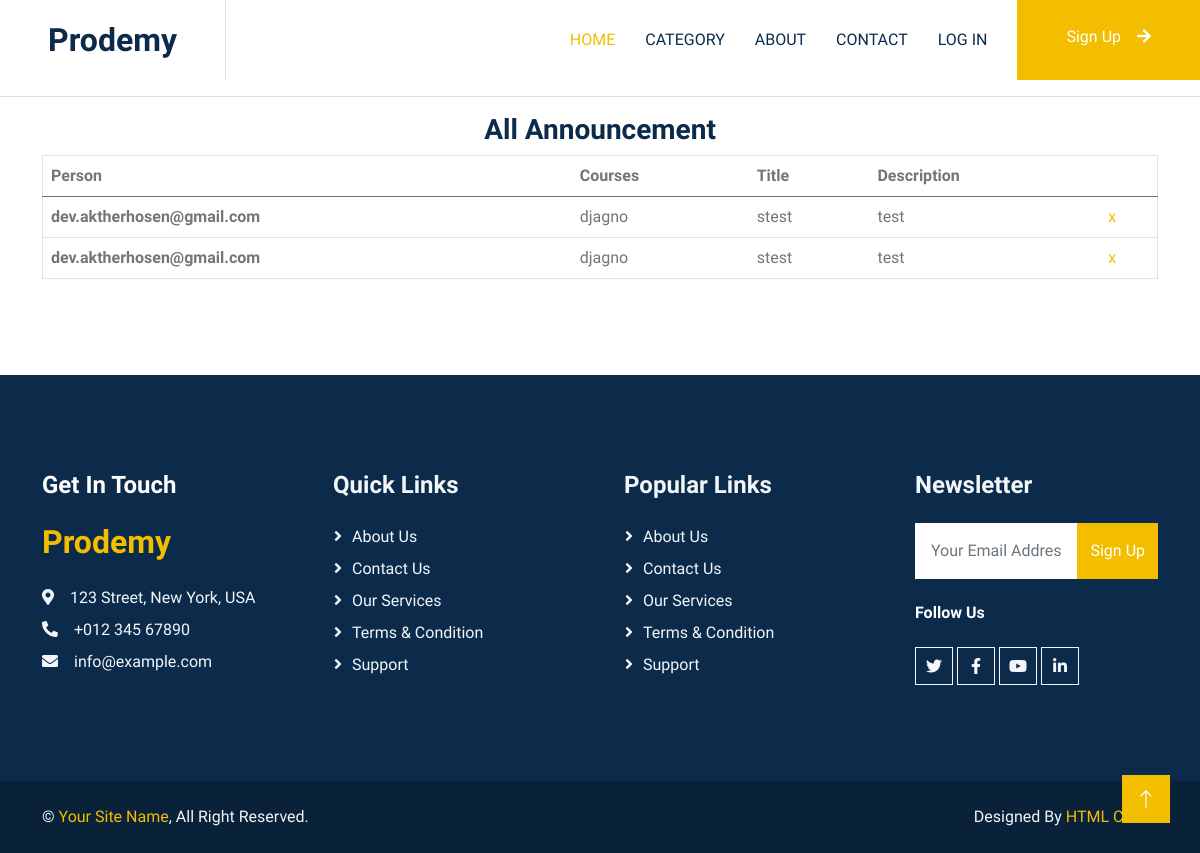
Page /account/mycourses/ on the earlier database version.
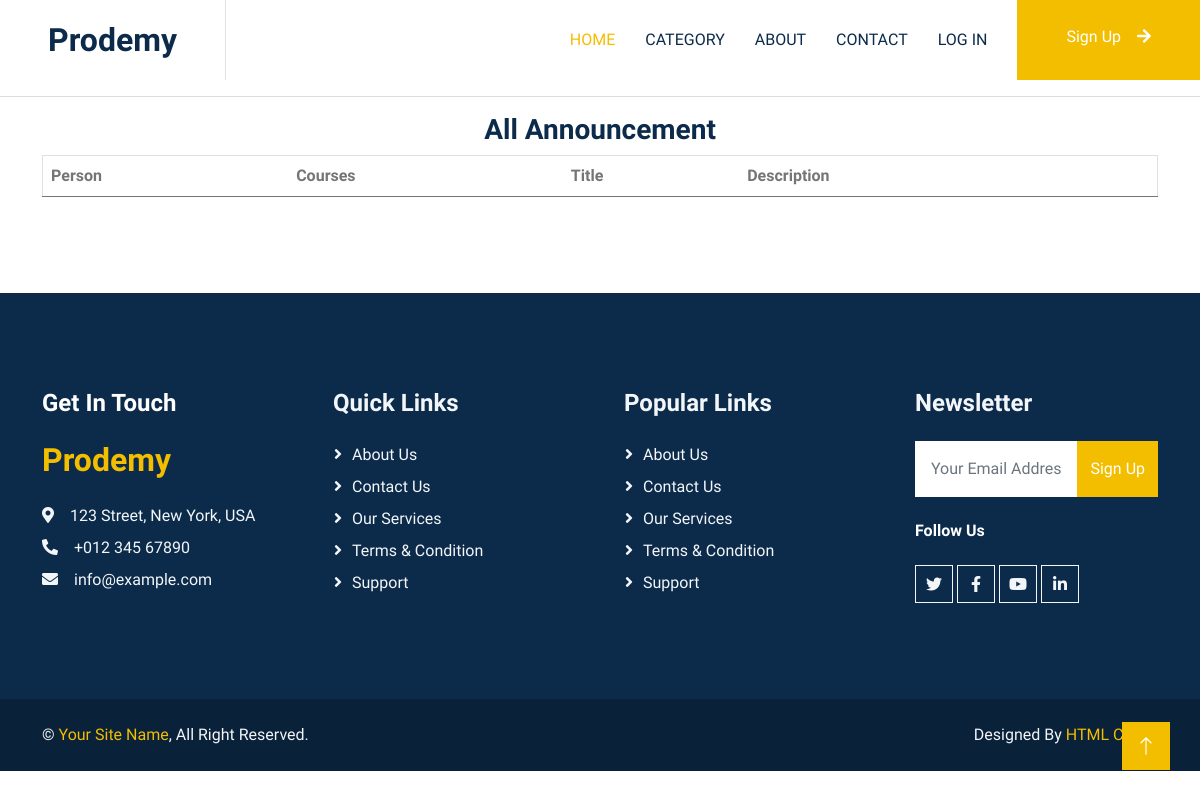
Same page on the later database version.
### ProdemyApp/models.py (models this page shows, shortened)
class AnnouncementModel(models.Model):
    person = models.ForeignKey(User, on_delete=models.CASCADE)
    course = models.ForeignKey(CourseModel, on_delete=models.CASCADE)
    title = models.CharField(max_length=50)
    description = models.TextField()
    image = models.ImageField(upload_to='announcement_thumnail', blank=True, null=True)
    uploaded_at = models.DateTimeField(auto_now_add=True)

class User(AbstractBaseUser, PermissionsMixin):
    email = models.EmailField(blank=True, default='', unique=True)
    name = models.CharField(max_length=255, blank=True, default='')
    image = models.ImageField(upload_to='dp/image',blank=False)
    AccounType = models.CharField(choices=ACCOUNT_TYPE,max_length = 20)
    is_active = models.BooleanField(default=True)
    is_superuser = models.BooleanField(default=False)
    is_staff = models.BooleanField(default=False)
    date_joined = models.DateTimeField(default=timezone.now)
    last_login = models.DateTimeField(blank=True, null=True)
    objects = CustomUserManager()
    USERNAME_FIELD = 'email'
    EMAIL_FIELD = 'email'
    REQUIRED_FIELDS = []
    class Meta:
        verbose_name = 'User'
        verbose_name_plural = 'Users'

class CourseModel(models.Model):
    category = models.ForeignKey(CourseCategoryModel, on_delete=models.CASCADE)
    instructor = models.ForeignKey(User, on_delete=models.CASCADE)
    title = models.CharField(max_length=50)
    slug = models.SlugField(max_length=50)
    video = models.FileField(upload_to='course_video')
    description = models.TextField()
    price = models.DecimalField(max_digits=10, decimal_places=2)
    rating = models.DecimalField(max_digits=2, decimal_places=1)
    image = models.ImageField(upload_to='course_thumnail', blank=True, null=True)
    uploaded_at = models.DateTimeField(auto_now_add=True)
    updated_at = models.DateTimeField(auto_now=True)
    def __str__(self):
        return self.title

### ProdemyApp/views.py (the view)
# urls.py: path('mycourses/', views.MyCourses, name='mycourses'),
def MyCourses(request):
    announcements = AnnouncementModel.objects.all()
    return render(request, 'account/mycourses.html', {'announcements': announcements})

### ContextProcessor/context_processors.py (called while the page is built)
def Categories(request):
    categories = CourseCategoryModel.objects.all()
    return {'Categories': categories}

### ProdemyApp/templates/account/mycourses.html (shortened to what this page needs)
{% extends "base.html" %}
{% block content %}
<div class="container mx-auto">
    <div>
        <h3 class="text-center">All Announcement</h3>
        <table class="table border border-1 table-hover">
            <thead>
                <tr>
                    <th scope="col">Person</th>
                    <th scope="col">Courses</th>
                    <th scope="col">Title</th>
                    <th scope="col">Description</th>
                    <th scope="col"></th>
                </tr>
            </thead>
            <tbody>
                {% for announcement in announcements %}
                <tr>
                    <th scope="row">{{announcement.person}}</th>
                    <td>{{announcement.course}}</td>
                    <td>{{announcement.title}}</td>
                    <td>{{announcement.description}}</td>
                    <td>
                        <a href="{% url 'delete_announcement' announcement.id %}">x</a>
                    </td>
                </tr>
                {% endfor %}
            </tbody>
        </table>
    </div>
</div>
{% endblock %}

### templates/base.html (shortened to what this page needs)
{% load static %}
<!DOCTYPE html>
<html lang="en">
<head>
    <link href="https://cdnjs.cloudflare.com/ajax/libs/font-awesome/5.10.0/css/all.min.css" rel="stylesheet">
    <link href="https://cdn.jsdelivr.net/npm/bootstrap-icons@1.4.1/font/bootstrap-icons.css" rel="stylesheet">
    <link href="{% static 'lib/animate/animate.min.css' %}" rel="stylesheet">
    <link href="{% static 'lib/owlcarousel/assets/owl.carousel.min.css' %}" rel="stylesheet">
    <link href="{% static 'css/bootstrap.min.css' %}" rel="stylesheet">
    <link href="{% static 'css/style.css' %}" rel="stylesheet">
</head>
<body>
    <nav class="navbar navbar-expand-lg bg-white navbar-light sticky-top p-0">
        <a href="{% url 'home' %}" class="navbar-brand d-flex align-items-center border-end px-4 px-lg-5">
            <h2 class="m-0">Prodemy</h2>
        </a>
        <div class="collapse navbar-collapse" id="navbarCollapse">
            <div class="navbar-nav ms-auto p-4 p-lg-0">
                <a href="{% url 'home' %}" class="nav-item nav-link active">Home</a>
                <div class="nav-item dropdown">
                    <a href="{% url 'category' %}" class="nav-link">Category</a>
                </div>
                <a href="{% url 'player' 1 %}" class=" nav-item nav-link">About</a>
                <a href="#" class="nav-item nav-link">Contact</a>
                {% if user.id %}
                <a href="{% url 'logout' %}" class="nav-item nav-link">Log out</a>
                {% else %}
                <a href="{% url 'login' %}" class="nav-item nav-link">Log in</a>
            </div>
            <a href="{% url 'signup' %}" class="btn btn-primary py-4 px-lg-5 d-none d-lg-block">Sign Up<i
                    class="fa fa-arrow-right ms-3"></i></a>
            {% endif %}
        </div>
    </nav>
    <hr>
    {% block content %}{% endblock %}
    <div class="container-fluid bg-dark text-light footer my-6 mb-0 py-6 wow fadeIn" data-wow-delay="0.1s">
        <div class="container">
            <div class="row g-5">
                <div class="col-lg-3 col-md-6">
                    <h4 class="text-white mb-4">Get In Touch</h4>
                    <h2 class="text-primary mb-4">Prodemy</h2>
                    <p class="mb-2"><i class="fa fa-map-marker-alt me-3"></i>123 Street, New York, USA</p>
                    <p class="mb-2"><i class="fa fa-phone-alt me-3"></i>+012 345 67890</p>
                    <p class="mb-2"><i class="fa fa-envelope me-3"></i>info@example.com</p>
                </div>
                <div class="col-lg-3 col-md-6">
                    <h4 class="text-light mb-4">Quick Links</h4>
                    <a class="btn btn-link" href="">About Us</a>
                    <a class="btn btn-link" href="">Contact Us</a>
                    <a class="btn btn-link" href="">Our Services</a>
                    <a class="btn btn-link" href="">Terms & Condition</a>
                    <a class="btn btn-link" href="">Support</a>
                </div>
                <div class="col-lg-3 col-md-6">
                    <h4 class="text-light mb-4">Popular Links</h4>
                    <a class="btn btn-link" href="">About Us</a>
                    <a class="btn btn-link" href="">Contact Us</a>
                    <a class="btn btn-link" href="">Our Services</a>
                    <a class="btn btn-link" href="">Terms & Condition</a>
                    <a class="btn btn-link" href="">Support</a>
                </div>
                <div class="col-lg-3 col-md-6">
                    <h4 class="text-light mb-4">Newsletter</h4>
                    <form action="">
                        <div class="input-group">
                            <input type="text" class="form-control p-3 border-0" placeholder="Your Email Address">
                            <button class="btn btn-primary">Sign Up</button>
                        </div>
                    </form>
                    <h6 class="text-white mt-4 mb-3">Follow Us</h6>
                    <div class="d-flex pt-2">
                        <a class="btn btn-square btn-outline-light me-1" href=""><i class="fab fa-twitter"></i></a>
                        <a class="btn btn-square btn-outline-light me-1" href=""><i class="fab fa-facebook-f"></i></a>
                        <a class="btn btn-square btn-outline-light me-1" href=""><i class="fab fa-youtube"></i></a>
                        <a class="btn btn-square btn-outline-light me-0" href=""><i class="fab fa-linkedin-in"></i></a>
                    </div>
                </div>
            </div>
        </div>
    </div>
    <div class="container-fluid copyright text-light py-4 wow fadeIn" data-wow-delay="0.1s">
        <div class="container">
            <div class="row">
                <div class="col-md-6 text-center text-md-start mb-3 mb-md-0">
                    &copy; <a href="#">Your Site Name</a>, All Right Reserved.
                </div>
                <div class="col-md-6 text-center text-md-end">
                    Designed By <a href="https://htmlcodex.com">HTML Codex</a>
                </div>
            </div>
        </div>
    </div>
    <a href="#" class="btn btn-lg btn-primary btn-lg-square back-to-top"><i class="bi bi-arrow-up"></i></a>
</body>
</html>

### static/css/style.css (style rules this page uses)
:root { --primary: #F3BD00; --secondary: #757575; --light: #F3F6F8; --dark: #0C2B4B; }
.py-6 { padding-top: 6rem; padding-bottom: 6rem; }
.my-6 { margin-top: 6rem; margin-bottom: 6rem; }
.back-to-top { position: fixed; display: none; right: 30px; bottom: 30px; z-index: 99; }
.btn { font-weight: 500; transition: .5s; }
.btn.btn-primary, .btn.btn-outline-primary:hover { color: #FFFFFF; }
.btn-square { width: 38px; height: 38px; }
.btn-lg-square { width: 48px; height: 48px; }
.btn-square, .btn-sm-square, .btn-lg-square { padding: 0; display: flex; align-items: center; justify-content: center; font-weight: normal; }
.navbar.sticky-top { top: -100px; transition: .5s; }
.navbar .navbar-brand, .navbar a.btn { height: 80px }
.navbar .navbar-nav .nav-link { margin-right: 30px; padding: 25px 0; color: var(--dark); font-weight: 500; text-transform: uppercase; outline: none; }
.navbar .navbar-nav .nav-link:hover, .navbar .navbar-nav .nav-link.active { color: var(--primary); }
.footer .btn.btn-link { display: block; margin-bottom: 5px; padding: 0; text-align: left; color: var(--light); font-weight: normal; text-transform: capitalize; transition: .3s; }
.footer .btn.btn-link::before { position: relative; content: "\f105"; font-family: "Font Awesome 5 Free"; font-weight: 900; color: var(--light); margin-right: 10px; }
.copyright { background: #092139; }
.copyright a { color: var(--primary); }

Differences in the rows shown:
removed AnnouncementModel: person "dev.aktherhosen@gmail.com", course "djagno", title "stest", description "test"
removed AnnouncementModel: person "dev.aktherhosen@gmail.com", course "djagno", title "stest", description "test"
